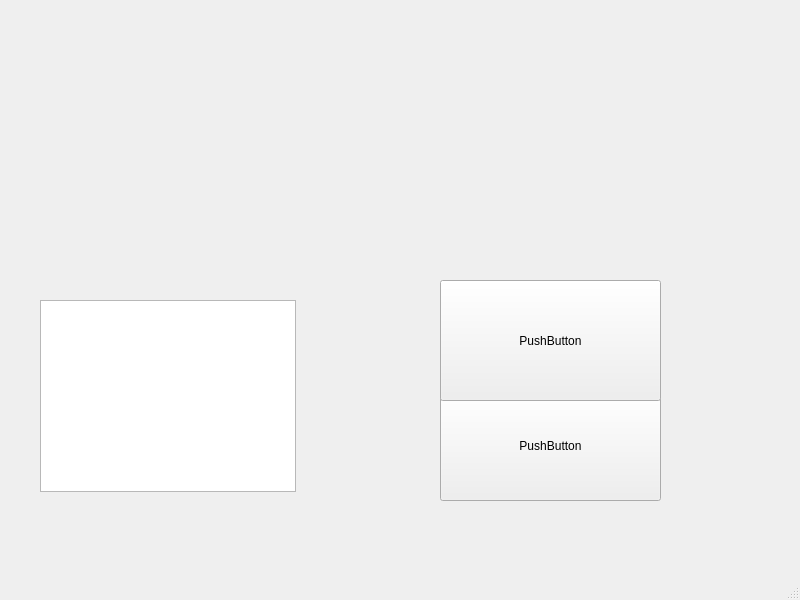
<?xml version="1.0" encoding="UTF-8"?>
<ui version="4.0">
 <class>MainWindow</class>
 <widget class="QMainWindow" name="MainWindow">
  <property name="geometry">
   <rect>
    <x>0</x>
    <y>0</y>
    <width>800</width>
    <height>600</height>
   </rect>
  </property>
  <property name="windowTitle">
   <string>MainWindow</string>
  </property>
  <widget class="QWidget" name="centralwidget">
   <widget class="QListView" name="listView">
    <property name="geometry">
     <rect>
      <x>40</x>
      <y>300</y>
      <width>256</width>
      <height>192</height>
     </rect>
    </property>
   </widget>
   <widget class="QPushButton" name="pushButton">
    <property name="geometry">
     <rect>
      <x>440</x>
      <y>390</y>
      <width>221</width>
      <height>111</height>
     </rect>
    </property>
    <property name="text">
     <string>PushButton</string>
    </property>
   </widget>
   <widget class="QPushButton" name="pushButton_2">
    <property name="geometry">
     <rect>
      <x>440</x>
      <y>280</y>
      <width>221</width>
      <height>121</height>
     </rect>
    </property>
    <property name="text">
     <string>PushButton</string>
    </property>
   </widget>
  </widget>
  <widget class="QMenuBar" name="menubar">
   <property name="geometry">
    <rect>
     <x>0</x>
     <y>0</y>
     <width>800</width>
     <height>24</height>
    </rect>
   </property>
  </widget>
  <widget class="QStatusBar" name="statusbar"/>
 </widget>
 <resources/>
 <connections/>
</ui>
